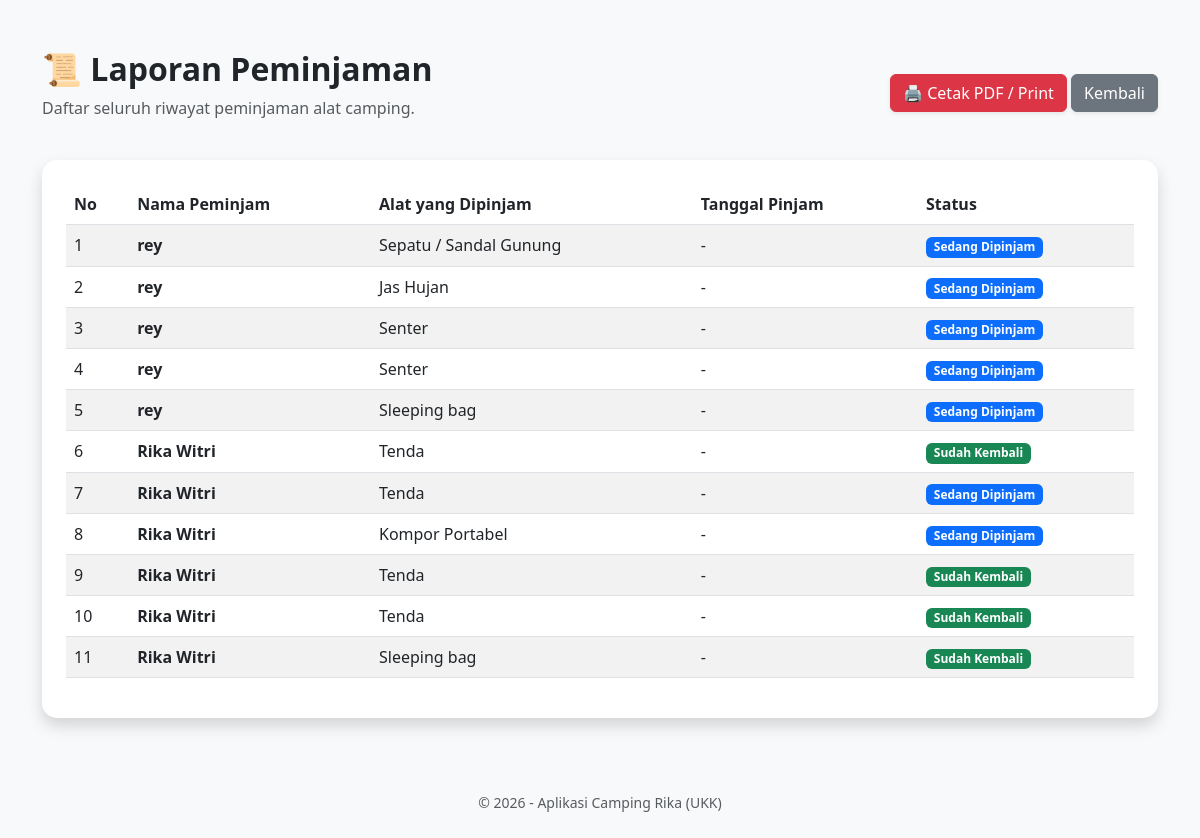
The app's page /peminjaman_alat_camping_rika/laporan.php (signed in) with its own data.
### tables this page shows
CREATE TABLE `tabel_peminjaman` (
  `id_peminjaman` int NOT NULL,
  `id_alat` int NOT NULL,
  `id_user` int NOT NULL,
  `tanggal_pinjam` date NOT NULL,
  `tanggal_kembali` date NOT NULL,
  `total_harga` decimal(10,0) NOT NULL,
  `status` enum('dipinjam','dikembalikan','dibatalkan') NOT NULL,
  `jumlah` int NOT NULL
);

CREATE TABLE `tabel_user` (
  `id_user` int NOT NULL,
  `nama` varchar(100) NOT NULL,
  `email` varchar(100) NOT NULL,
  `no_hp` varchar(15) DEFAULT NULL,
  `alamat` text,
  `role` enum('admin','petugas','peminjam') NOT NULL DEFAULT 'peminjam',
  `password` varchar(255) NOT NULL
);

CREATE TABLE `tabel_alat` (
  `id_alat` int NOT NULL,
  `nama_alat` varchar(100) NOT NULL,
  `kategori` varchar(50) NOT NULL,
  `harga_sewa_perhari` decimal(12,2) NOT NULL,
  `stok` int NOT NULL,
  `kondisi` varchar(50) NOT NULL
);

### peminjaman_alat_camping_rika/laporan.php (the view, shortened to what this page needs)
<?php
include 'koneksi.php';
?>
<!DOCTYPE html>
<html lang="id">
<head>
    <link href="https://cdn.jsdelivr.net/npm/bootstrap@5.3.0/dist/css/bootstrap.min.css" rel="stylesheet">
</head>
<body>
<div class="container">
    <div class="d-flex justify-content-between align-items-center mb-4">
        <div>
            <h2 class="fw-bold">📜 Laporan Peminjaman</h2>
            <p class="text-muted">Daftar seluruh riwayat peminjaman alat camping.</p>
        </div>
        <div>
            <a href="cetak_laporan.php" target="_blank" class="btn btn-danger shadow-sm">🖨️ Cetak PDF / Print</a>
            <a href="dashboard_admin.php" class="btn btn-secondary shadow-sm">Kembali</a>
        </div>
    </div>
    <div class="card shadow p-4">
        <div class="table-responsive">
            <table class="table table-hover table-striped">
                <thead>
                    <tr>
                        <th>No</th>
                        <th>Nama Peminjam</th>
                        <th>Alat yang Dipinjam</th>
                        <th>Tanggal Pinjam</th>
                        <th>Status</th>
                    </tr>
                </thead>
                <tbody>
                    <?php
                    $no = 1;
                    $sql = "SELECT p.*, u.nama, a.nama_alat
                            FROM tabel_peminjaman p
                            JOIN tabel_user u ON p.id_user = u.id_user
                            JOIN tabel_alat a ON p.id_alat = a.id_alat
                            ORDER BY p.id_peminjaman DESC";
                    $query = mysqli_query($conn, $sql);
                    while ($row = mysqli_fetch_array($query)) {
                        $tgl = $row['tgl_pinjam'] ?? $row['tgl_peminjaman'] ?? '-';
                    ?>
                    <tr>
                        <td><?= $no++; ?></td>
                        <td><strong><?= $row['nama']; ?></strong></td>
                        <td><?= $row['nama_alat']; ?></td>
                        <td><?= $tgl; ?></td>
                        <td>
                            <?php if ($row['status'] == 'pending') : ?>
                                <span class="badge bg-warning text-dark">Menunggu</span>
                            <?php elseif ($row['status'] == 'dipinjam') : ?>
                                <span class="badge bg-primary">Sedang Dipinjam</span>
                            <?php else : ?>
                                <span class="badge bg-success">Sudah Kembali</span>
                            <?php endif; ?>
                        </td>
                    </tr>
                    <?php } ?>
                </tbody>
            </table>
        </div>
    </div>
</div>
<footer class="text-center text-muted mt-5 py-4">
    <small>&copy; 2026 - Aplikasi Camping Rika (UKK)</small>
</footer>
</body>
</html>

### peminjaman_alat_camping_rika/laporan.php (style rules this page uses)
body { background-color: #f8f9fa; }
.container { margin-top: 50px; }
.card { border-radius: 15px; border: none; }
.table thead { background-color: #343a40; color: white; }

### records on screen
tabel_peminjaman: tabel_user.nama "rey", id_alat.nama_alat "Sepatu / Sandal Gunung", tgl "-", status "Sedang Dipinjam"
tabel_peminjaman: tabel_user.nama "rey", id_alat.nama_alat "Jas Hujan", tgl "-", status "Sedang Dipinjam"
tabel_peminjaman: tabel_user.nama "rey", id_alat.nama_alat "Senter", tgl "-", status "Sedang Dipinjam"
tabel_peminjaman: tabel_user.nama "rey", id_alat.nama_alat "Senter", tgl "-", status "Sedang Dipinjam"
tabel_peminjaman: tabel_user.nama "rey", id_alat.nama_alat "Sleeping bag", tgl "-", status "Sedang Dipinjam"
tabel_peminjaman: tabel_user.nama "Rika Witri", id_alat.nama_alat "Tenda", tgl "-", status "Sudah Kembali"
tabel_peminjaman: tabel_user.nama "Rika Witri", id_alat.nama_alat "Tenda", tgl "-", status "Sedang Dipinjam"
tabel_peminjaman: tabel_user.nama "Rika Witri", id_alat.nama_alat "Kompor Portabel", tgl "-", status "Sedang Dipinjam"
tabel_peminjaman: tabel_user.nama "Rika Witri", id_alat.nama_alat "Tenda", tgl "-", status "Sudah Kembali"
tabel_peminjaman: tabel_user.nama "Rika Witri", id_alat.nama_alat "Tenda", tgl "-", status "Sudah Kembali"
tabel_peminjaman: tabel_user.nama "Rika Witri", id_alat.nama_alat "Sleeping bag", tgl "-", status "Sudah Kembali"
